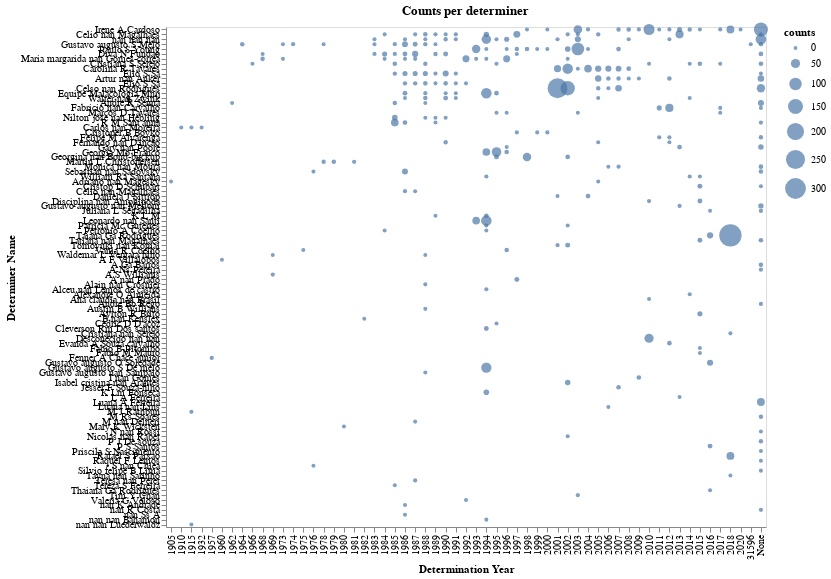

The cell this chart's notebook holds for it:
### Code cell
# gráfico não tem todas as contagens por causa de nomes faltando
g1 = alt.Chart(teste, title= 'Counts per determiner', width=600, height=500).mark_circle().encode(
    x= alt.X('det_year', type='ordinal', title='Determination Year'),
    y= alt.Y('determiner_full_name', type='nominal', title='Determiner Name', 
            sort=alt.EncodingSortField('counts', op="count", order='descending')),
    size= alt.Size('counts', scale=alt.Scale(range=[15, 500])),  # range ajusta tamanho do circulo
    tooltip= alt.Tooltip(['determiner_full_name', 'det_year', 'counts'])
)

g1.save('./graphs/determiner/counts_per_determiner.html')
g1

### Figure 1 — Vega-Lite specification as saved in the notebook (floating-point values rounded to 4 significant figures; data arrays with more than 128 entries replaced by an {"elided": "..."} marker saying what was removed)
{"config": {"view": {"continuousWidth": 400, "continuousHeight": 300}}, "data": {"name": "data-5f2680249a38669346ec4c105c757ceb"}, "mark": "circle", "encoding": {"size": {"type": "quantitative", "field": "counts", "scale": {"range": [15, 500]}}, "tooltip": [{"type": "nominal", "field": "determiner_full_name"}, {"type": "nominal", "field": "det_year"}, {"type": "quantitative", "field": "counts"}], "x": {"type": "ordinal", "field": "det_year", "title": "Determination Year"}, "y": {"type": "nominal", "field": "determiner_full_name", "sort": {"field": "counts", "op": "count", "order": "descending"}, "title": "Determiner Name"}}, "height": 500, "title": "Counts per determiner", "width": 600, "$schema": "https://vega.github.io/schema/vega-lite/v4.8.1.json", "datasets": {"data-5f2680249a38669346ec4c105c757ceb": {"elided": "283 records"}}}
